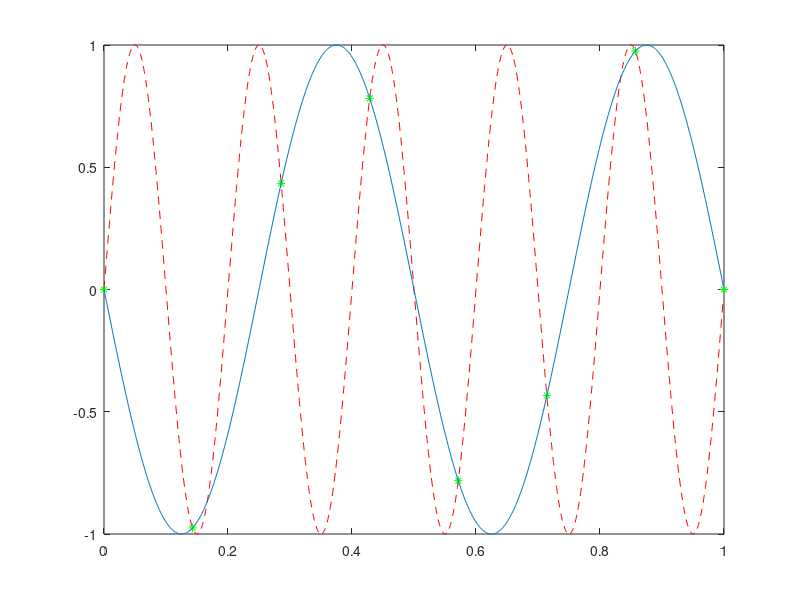

Reproduce this figure in MATLAB.
close all
clear variables
clc

% Hard-coded values
%--------------------------------------------------------
TT = 1;
f = 5;
N = 1000;
%--------------------------------------------------------

% Variables 
%--------------------------------------------------------
fs = N/TT;
Ts = 1/fs;
t = (0:N-1)*Ts;
x = sin(2*pi*f*t);

%--------------------------------------------------------
plot(t,x,'--r');
hold on
t_7 = (0:1/7:TT);
x_7 = sin(2*pi*f*t_7);
plot(t_7,x_7,"*g");

x2 = sin(2*pi*2*t+pi);
plot(t,x2);
